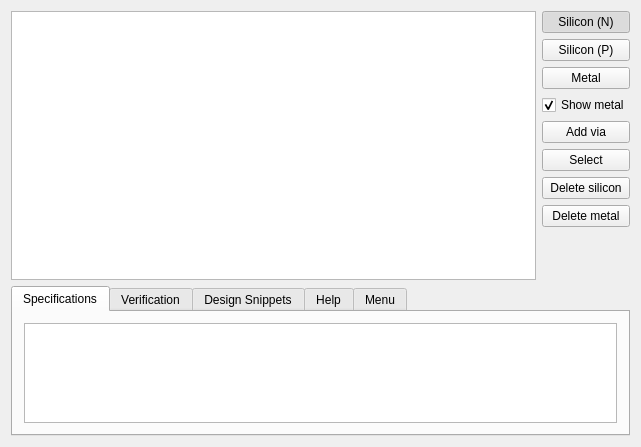
<?xml version="1.0" encoding="UTF-8"?>
<ui version="4.0">
 <class>MainWidget</class>
 <widget class="QWidget" name="MainWidget">
  <property name="geometry">
   <rect>
    <x>0</x>
    <y>0</y>
    <width>641</width>
    <height>447</height>
   </rect>
  </property>
  <property name="windowTitle">
   <string>Schematrick</string>
  </property>
  <layout class="QVBoxLayout" name="mainWidgetVerticalLayout" stretch="10,1">
   <item>
    <layout class="QHBoxLayout" name="schemaControlsHorizontalLayout">
     <item>
      <widget class="QGraphicsView" name="schemaView"/>
     </item>
     <item>
      <layout class="QVBoxLayout" name="controlsVerticalLayout">
       <item>
        <widget class="QPushButton" name="siliconNButton">
         <property name="text">
          <string>Silicon (N)</string>
         </property>
         <property name="checkable">
          <bool>true</bool>
         </property>
         <property name="checked">
          <bool>true</bool>
         </property>
         <attribute name="buttonGroup">
          <string notr="true">controlButtonsGroup</string>
         </attribute>
        </widget>
       </item>
       <item>
        <widget class="QPushButton" name="siliconPButton">
         <property name="text">
          <string>Silicon (P)</string>
         </property>
         <property name="checkable">
          <bool>true</bool>
         </property>
         <attribute name="buttonGroup">
          <string notr="true">controlButtonsGroup</string>
         </attribute>
        </widget>
       </item>
       <item>
        <widget class="QPushButton" name="metalButton">
         <property name="text">
          <string>Metal</string>
         </property>
         <property name="checkable">
          <bool>true</bool>
         </property>
         <attribute name="buttonGroup">
          <string notr="true">controlButtonsGroup</string>
         </attribute>
        </widget>
       </item>
       <item>
        <widget class="QCheckBox" name="showMetalCheckBox">
         <property name="text">
          <string>Show metal</string>
         </property>
         <property name="checked">
          <bool>true</bool>
         </property>
        </widget>
       </item>
       <item>
        <widget class="QPushButton" name="addViaButton">
         <property name="text">
          <string>Add via</string>
         </property>
         <property name="checkable">
          <bool>true</bool>
         </property>
         <attribute name="buttonGroup">
          <string notr="true">controlButtonsGroup</string>
         </attribute>
        </widget>
       </item>
       <item>
        <widget class="QPushButton" name="selectButton">
         <property name="text">
          <string>Select</string>
         </property>
         <property name="checkable">
          <bool>true</bool>
         </property>
         <attribute name="buttonGroup">
          <string notr="true">controlButtonsGroup</string>
         </attribute>
        </widget>
       </item>
       <item>
        <widget class="QPushButton" name="deleteSiliconButton">
         <property name="text">
          <string>Delete silicon</string>
         </property>
         <property name="checkable">
          <bool>true</bool>
         </property>
         <attribute name="buttonGroup">
          <string notr="true">controlButtonsGroup</string>
         </attribute>
        </widget>
       </item>
       <item>
        <widget class="QPushButton" name="deleteMetalButton">
         <property name="text">
          <string>Delete metal</string>
         </property>
         <property name="checkable">
          <bool>true</bool>
         </property>
         <attribute name="buttonGroup">
          <string notr="true">controlButtonsGroup</string>
         </attribute>
        </widget>
       </item>
       <item>
        <spacer name="controlsVerticalSpacer">
         <property name="orientation">
          <enum>Qt::Vertical</enum>
         </property>
         <property name="sizeHint" stdset="0">
          <size>
           <width>0</width>
           <height>0</height>
          </size>
         </property>
        </spacer>
       </item>
      </layout>
     </item>
    </layout>
   </item>
   <item>
    <widget class="QTabWidget" name="tabWidget">
     <property name="currentIndex">
      <number>0</number>
     </property>
     <widget class="QWidget" name="specificationTabWidget">
      <attribute name="title">
       <string>Specifications</string>
      </attribute>
      <layout class="QVBoxLayout" name="specificationTabLayout">
       <item>
        <widget class="QGraphicsView" name="specificationView"/>
       </item>
      </layout>
     </widget>
     <widget class="QWidget" name="verificationTabWidget">
      <attribute name="title">
       <string>Verification</string>
      </attribute>
      <layout class="QVBoxLayout" name="verificationTabLayout">
       <item>
        <widget class="QGraphicsView" name="verificationView"/>
       </item>
       <item>
        <layout class="QHBoxLayout" name="verificationButtonsLayout">
         <item>
          <widget class="QPushButton" name="runVerificationTestButton">
           <property name="text">
            <string>Run verification test</string>
           </property>
          </widget>
         </item>
         <item>
          <widget class="QLabel" name="verificationTestStatusLabel">
           <property name="sizePolicy">
            <sizepolicy hsizetype="Expanding" vsizetype="Preferred">
             <horstretch>0</horstretch>
             <verstretch>0</verstretch>
            </sizepolicy>
           </property>
           <property name="text">
            <string/>
           </property>
          </widget>
         </item>
        </layout>
       </item>
      </layout>
     </widget>
     <widget class="QWidget" name="designSnippetsTabView">
      <attribute name="title">
       <string>Design Snippets</string>
      </attribute>
      <layout class="QVBoxLayout" name="designSnippetsLayout">
       <item>
        <layout class="QHBoxLayout" name="designSnippetsViewLayout">
         <item>
          <widget class="QListView" name="snippetsListView"/>
         </item>
         <item>
          <widget class="QGraphicsView" name="snippetView"/>
         </item>
        </layout>
       </item>
       <item>
        <layout class="QHBoxLayout" name="deisgnSnippetsButtonLayout">
         <item>
          <widget class="QPushButton" name="deleteSelectedSnippetButton">
           <property name="text">
            <string>Delete selected snippet</string>
           </property>
          </widget>
         </item>
         <item>
          <widget class="QLabel" name="snippetStatusLabel">
           <property name="sizePolicy">
            <sizepolicy hsizetype="Expanding" vsizetype="Preferred">
             <horstretch>0</horstretch>
             <verstretch>0</verstretch>
            </sizepolicy>
           </property>
           <property name="text">
            <string/>
           </property>
          </widget>
         </item>
        </layout>
       </item>
      </layout>
     </widget>
     <widget class="QWidget" name="helpTabWidget">
      <attribute name="title">
       <string>Help</string>
      </attribute>
     </widget>
     <widget class="QWidget" name="menuTabWidget">
      <attribute name="title">
       <string>Menu</string>
      </attribute>
     </widget>
    </widget>
   </item>
  </layout>
 </widget>
 <layoutdefault spacing="6" margin="11"/>
 <tabstops>
  <tabstop>schemaView</tabstop>
  <tabstop>siliconNButton</tabstop>
  <tabstop>siliconPButton</tabstop>
  <tabstop>metalButton</tabstop>
  <tabstop>showMetalCheckBox</tabstop>
  <tabstop>addViaButton</tabstop>
  <tabstop>selectButton</tabstop>
  <tabstop>deleteSiliconButton</tabstop>
  <tabstop>deleteMetalButton</tabstop>
  <tabstop>tabWidget</tabstop>
  <tabstop>specificationView</tabstop>
  <tabstop>verificationView</tabstop>
  <tabstop>runVerificationTestButton</tabstop>
  <tabstop>snippetsListView</tabstop>
  <tabstop>snippetView</tabstop>
  <tabstop>deleteSelectedSnippetButton</tabstop>
 </tabstops>
 <resources/>
 <connections>
  <connection>
   <sender>siliconNButton</sender>
   <signal>toggled(bool)</signal>
   <receiver>MainWidget</receiver>
   <slot>siliconNSelect(bool)</slot>
   <hints>
    <hint type="sourcelabel">
     <x>618</x>
     <y>21</y>
    </hint>
    <hint type="destinationlabel">
     <x>635</x>
     <y>23</y>
    </hint>
   </hints>
  </connection>
  <connection>
   <sender>metalButton</sender>
   <signal>toggled(bool)</signal>
   <receiver>MainWidget</receiver>
   <slot>metalSelect(bool)</slot>
   <hints>
    <hint type="sourcelabel">
     <x>634</x>
     <y>79</y>
    </hint>
    <hint type="destinationlabel">
     <x>637</x>
     <y>59</y>
    </hint>
   </hints>
  </connection>
  <connection>
   <sender>showMetalCheckBox</sender>
   <signal>toggled(bool)</signal>
   <receiver>MainWidget</receiver>
   <slot>setShowMetal(bool)</slot>
   <hints>
    <hint type="sourcelabel">
     <x>634</x>
     <y>104</y>
    </hint>
    <hint type="destinationlabel">
     <x>640</x>
     <y>87</y>
    </hint>
   </hints>
  </connection>
  <connection>
   <sender>addViaButton</sender>
   <signal>toggled(bool)</signal>
   <receiver>MainWidget</receiver>
   <slot>addViaSelect(bool)</slot>
   <hints>
    <hint type="sourcelabel">
     <x>634</x>
     <y>130</y>
    </hint>
    <hint type="destinationlabel">
     <x>638</x>
     <y>118</y>
    </hint>
   </hints>
  </connection>
  <connection>
   <sender>selectButton</sender>
   <signal>toggled(bool)</signal>
   <receiver>MainWidget</receiver>
   <slot>selectSelect(bool)</slot>
   <hints>
    <hint type="sourcelabel">
     <x>634</x>
     <y>156</y>
    </hint>
    <hint type="destinationlabel">
     <x>638</x>
     <y>148</y>
    </hint>
   </hints>
  </connection>
  <connection>
   <sender>deleteSiliconButton</sender>
   <signal>toggled(bool)</signal>
   <receiver>MainWidget</receiver>
   <slot>deleteSiliconSelect(bool)</slot>
   <hints>
    <hint type="sourcelabel">
     <x>634</x>
     <y>182</y>
    </hint>
    <hint type="destinationlabel">
     <x>634</x>
     <y>179</y>
    </hint>
   </hints>
  </connection>
  <connection>
   <sender>siliconPButton</sender>
   <signal>toggled(bool)</signal>
   <receiver>MainWidget</receiver>
   <slot>siliconPSelect(bool)</slot>
   <hints>
    <hint type="sourcelabel">
     <x>602</x>
     <y>42</y>
    </hint>
    <hint type="destinationlabel">
     <x>637</x>
     <y>51</y>
    </hint>
   </hints>
  </connection>
  <connection>
   <sender>deleteMetalButton</sender>
   <signal>toggled(bool)</signal>
   <receiver>MainWidget</receiver>
   <slot>deleteMetalSelect(bool)</slot>
   <hints>
    <hint type="sourcelabel">
     <x>593</x>
     <y>199</y>
    </hint>
    <hint type="destinationlabel">
     <x>593</x>
     <y>296</y>
    </hint>
   </hints>
  </connection>
 </connections>
 <slots>
  <slot>siliconNSelect(bool)</slot>
  <slot>metalSelect(bool)</slot>
  <slot>setShowMetal(bool)</slot>
  <slot>selectSelect(bool)</slot>
  <slot>deleteSiliconSelect(bool)</slot>
  <slot>addViaSelect(bool)</slot>
  <slot>siliconPSelect(bool)</slot>
  <slot>deleteMetalSelect(bool)</slot>
 </slots>
 <buttongroups>
  <buttongroup name="controlButtonsGroup"/>
 </buttongroups>
</ui>
